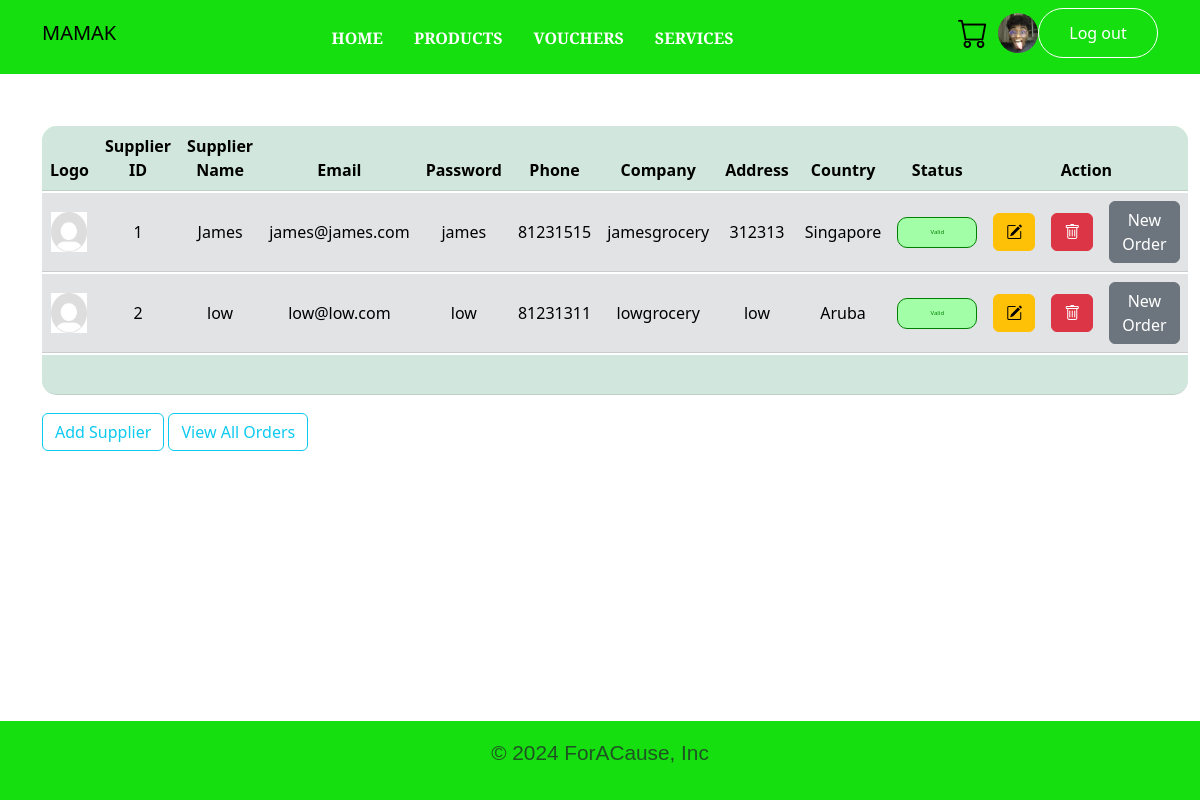
/inventoryValidity/1 (signed in), run on the app's committed database.
### Src/models.py (models this page shows, shortened)
class User(db.Model, UserMixin):
    id = db.Column(db.Integer, primary_key=True)
    username = db.Column(db.String(20), unique=True, nullable=False)
    email = db.Column(db.String(120), unique=True, nullable=False)
    image_file = db.Column(db.String(20), nullable=False,
                           default='default.jpg')
    password = db.Column(db.String(60), nullable=False)
    phone = db.Column(db.String(8), nullable=False)
    address = db.Column(db.String(80), nullable=False)
    secretQn = db.Column(db.String(80), nullable=False)
    isAdmin = db.Column(db.Boolean, nullable=False, default=False)
    balance = db.Column(db.Integer(), nullable=False, default=0)
    credit = db.Column(db.Integer(), nullable=False, default=0)
    carts = db.relationship('Cart', backref='user', lazy=True)
    redeemedvouchers = db.relationship('RedeemedVouchers', backref='user', lazy=True)

class Supplier(db.Model,UserMixin):
    id = db.Column(db.Integer, primary_key=True)
    name = db.Column(db.String(40), unique=True, nullable=False)
    email = db.Column(db.String(120), unique=True, nullable=False)
    password = db.Column(db.String(60), nullable=False)
    phone = db.Column(db.String(8), nullable=False)
    company = db.Column(db.String(80), nullable=False)
    address = db.Column(db.String(80), nullable=False)
    country = db.Column(db.String(80), nullable=False)
    image_file = db.Column(db.String(20), nullable=False, default='default.jpg')
    isValid = db.Column(db.Integer, nullable=False, default=1)
    orders = db.relationship('Order', backref='supplier', lazy=True)

### Src/routes.py (the view)
@app.route('/inventoryValidity/<int:id>', methods=['GET', 'POST'])
@login_required
def inventoryvalidity(id):
    suppliers = Supplier.query.all()
    supplier = Supplier.query.filter_by(id=id).first()
    supplier_list = []
    for person in suppliers:
        print(person.name)
        supplier_list.append(person)
    if supplier.isValid == True:
        print(supplier.name)
        supplier.isValid = False
        db.session.commit()
    elif supplier.isValid == False:
        print(supplier.isValid)
        supplier.isValid = True
        db.session.commit()
    return render_template('inventoryAdmin.html', adminStat=True, supplier_list=supplier_list, idsite=True)

### Src/models.py (called while the page is built)
@login_manager.user_loader
def load_user(user_id):
    return User.query.get(int(user_id))

### Src/templates/inventoryAdmin.html (shortened to what this page needs)
{% extends "base.html" %}
{% block content %}
<div class="container">
    <table class="table table-hover">
        <thead class="table-success">
            <tr>
                <th scope="col" class="topleft">Logo</th>
                <th scope="col">Supplier ID</th>
                <th scope="col">Supplier Name</th>
                <th scope="col">Email</th>
                <th scope="col">Password</th>
                <th scope="col">Phone</th>
                <th scope="col">Company</th>
                <th scope="col">Address</th>
                <th scope="col">Country</th>
                <th scope="col">Status</th>
                <th scope="col" colspan="3" class="topright">Action</th>
            </tr>
        </thead>
        <tbody class="table-secondary">
            {% for supplier in supplier_list %}
            <tr>
                <td><img src="{{ url_for('static', filename='images/' + supplier.image_file )}}" alt="Logo"
                        style="height:5vh; width: 3vw;"></td>
                <td>{{ supplier.id }}</td>
                <td>{{ supplier.name }}</td>
                <td>{{ supplier.email }}</td>
                <td>{{ supplier.password }}</td>
                <td>{{ supplier.phone }}</td>
                <td>{{ supplier.company }}</td>
                <td>{{ supplier.address }}</td>
                <td>{{ supplier.country }}</td>
                {% if supplier.isValid == True %}
                <form action="{{url_for('inventoryvalidity', id=supplier.id)}}" method="POST">
                    <td><button class='valid'>Valid</button></td>
                </form>
                {% else %}
                <form action="{{url_for('inventoryvalidity', id=supplier.id)}}" method="POST">
                    <td><button class='nonvalid'>Non-valid</button></td>
                </form>
                {% endif %}
                {% if supplier.isValid == True %}
                <td><a href="/updateSupplier/{{supplier.id}}" class="btn btn-warning"><i class="bi bi-pencil-square"></i></a></td>
                <td>
                    <form action="{{url_for('deletesupplier', id=supplier.id)}}" method="POST">
                        <button type="button" class="btn btn-danger" data-bs-toggle="modal"
                            data-bs-target="#myModal_{{supplier.id}}"><i class="bi bi-trash"></i></button>
                    </form>
                    <td><a href="/createOrder/{{supplier.id}}" class="btn btn-secondary">New Order</i></a></td>
                </td>
                {% endif %}
                {% endfor %}
        </tbody>
        <tfoot class="table-success">
            <tr border:1px solid black;>
                <th scope="col" class="bottomleft"></th>
                <th scope="col"></th>
                <th scope="col"></th>
                <th scope="col"></th>
                <th scope="col"></th>
                <th scope="col"></th>
                <th scope="col"></th>
                <th scope="col"></th>
                <th scope="col"></th>
                <th scope="col"></th>
                <th scope="col" colspan="3" class='bottomright'></th>
            </tr>
        </tfoot>
    </table>
    <a href="/createSupplier"><button class="btn btn-outline-info"> Add Supplier</button></a>
    <a href="/retrieveOrder"><button class="btn btn-outline-info"> View All Orders</button></a>
</div>
{% endblock %}

### Src/templates/includes/_navbar.html (shortened to what this page needs)
<nav class="navbar navbar-expand-lg pb-3">
  <div class="container">
    <div class="collapse navbar-collapse" id="navbarSupportedContent">
      {% if adminStat == True and current_user.isAdmin == True %}
      <a class="navbar-brand" href="{{ url_for('home')}}">MAMAK</a>
        <ul class=" navbar-nav m-auto mb-2 mb-lg-0">
          <li class="nav-item">
            <a class="nav-link" href="{{ url_for('accountadmin') }}">Accounts</a>
          </li>
          <li class="nav-item">
            <a class="nav-link" href="{{ url_for('productadmin') }}">Products</a>
          </li>
          <li class="nav-item">
            <a class="nav-link" href="{{ url_for('inventoryadmin') }}">
              Inventory
            </a>
          </li>
          <li class="nav-item">
            <a class="nav-link" href="{{ url_for('retrievevoucher') }}">
              Vouchers
            </a>
          </li>
          <li class="nav-item">
            <a class="nav-link" href="{{ url_for('serviceadmin') }}">Services</a>
          </li>
          <li class="nav-item">
            <a class="nav-link" href="/adminCustomer">Customer View</a>
          </li>
        </ul>
      {% else %}
      <a class="navbar-brand" href="{{ url_for('home')}}">MAMAK</a>
      <ul class=" navbar-nav m-auto mb-2 mb-lg-0">
        <li class="nav-item">
          <a class="nav-link" href="{{ url_for('home') }}">Home</a>
        </li>
        <li class="nav-item">
          <a class="nav-link" href="{{ url_for('product') }}">Products</a>
        </li>
        <li class="nav-item">
          <a class="nav-link" href="{{ url_for('voucher') }}">
            Vouchers
          </a>
        </li>
        <li class="nav-item">
          <a class="nav-link" href="{{ url_for('service') }}">Services</a>
        </li>
      </ul>
      {% endif %}
      {% if current_user.isAdmin == True %}
      <a href="{{ url_for('logout') }}"><button class="logout">Log out</button></a>
      {% elif current_user.is_authenticated %}
      <a href="{{ url_for('cart') }}"><span><i class="bi bi-cart"></i></span></a>
      <a href="{{ url_for('account') }}">
        <img src="{{ url_for('static', filename='images/' + current_user.image_file) }}"
             alt="Profile" class="rounded-circle" style="width: 40px; height: 40px; object-fit: cover;">
      </a>
      <a href="{{ url_for('logout') }}"><button class="logout">Log out</button></a>
      {% else %}
      <a href="{{ url_for('login') }}"><button class="acc">Login</button></a>
      <a href="{{ url_for('register') }}"><button class="acc">Register</button></a>
      {% endif %}
    </div>
  </div>
</nav>

### Src/static/css/style.css (style rules this page uses)
* { padding: 0; margin: 0; box-sizing: border-box; }
body { min-height: 100vh; display: flex; flex-direction: column; }
table { margin-top:50px; border-collapse: separate; border-spacing: 0 2px;; width: 100%; }
th, td { text-align: center; word-wrap: break-word; }
th { height:5vh; }
.topleft { border-top-left-radius: 15px; }
.topright { border-top-right-radius: 15px; }
.bottomleft { border-bottom-left-radius: 15px; }
.bottomright { border-bottom-right-radius: 15px; }
thead { background-color: rgb(185, 255, 189); }
tbody { background-color: rgb(242, 242, 242); }
.navbar, footer { background-color: rgb(22, 223, 15); }
.nav-item a { text-decoration: none; color: white; font-weight: 600; text-transform: uppercase; margin-right: 15px; font-family: 'Alegreya Sans SC', sans-serif; }
.bi-cart { font-size: 30px; color: black; cursor: pointer; padding-top: 5px; transition: all 0.4s; margin: 10px; }
.logout { height: 50px; width: 10vw; outline: none; background-color: transparent; color: white; border: 1px solid white; border-radius: 50px; transition: all; }
td { vertical-align: middle; }
.valid { display:flex; border:1px solid green; color:green; font-size:0.5vw; border-radius: 10px; width:80px; background-color: rgb(162, 255, 167); padding:10px; justify-content: center; margin:0 auto; }
a { text-decoration: none; }

### data on the page
User: image_file (picture)
Supplier: image_file (placeholder picture), id "1", name "James", email "james@james.com", password "james", phone "81231515", company "jamesgrocery", address "312313", country "Singapore"
Supplier: image_file (placeholder picture), id "2", name "low", email "low@low.com", password "low", phone "81231311", company "lowgrocery", address "low", country "Aruba"
